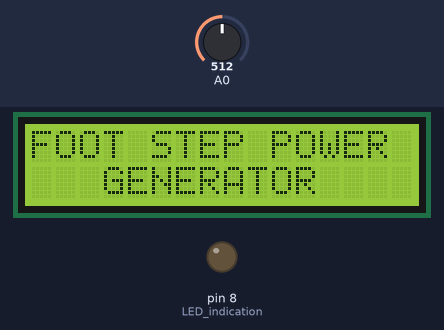
The sketch below on a simulated Arduino Uno, built with avr-gcc and run on an emulated ATmega328P. Shown: 16×2 character LCD, output pins drawn as LEDs (lit = HIGH). The inputs (shaded band) are chosen by the test bench; at power-on: A0 = 512. What the sketch prints to the serial monitor is not drawn.

Above: at 0.2 s.
At 2.5 s:
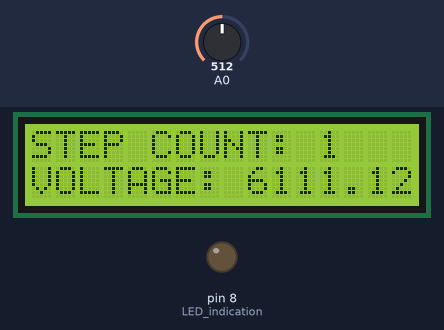
At 3.3 s:
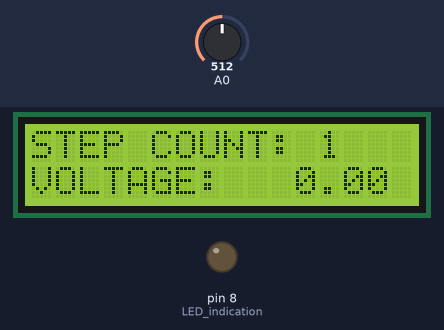
Timing chart, 0 to 4.8 s (numbered marks = the images above):
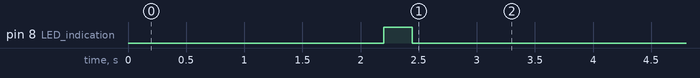

The sketch:

final.ino
```cpp
#include <Wire.h>
#include <LiquidCrystal_I2C.h>

int prev = 0, stepCount = 0;
unsigned long previousMillis = 0;
const long interval = 1000;  // 1-second interval for resetting voltage display
unsigned long currentMillis;
unsigned long lastStepMillis = 0;

float v, vout, vin, totalVoltage = 0;
bool stepProcessed = false;

LiquidCrystal_I2C lcd(0x27, 16, 2);

void clearSerialMonitor() {
  for (int i = 0; i < 50; i++) {
    Serial.println();
  }
  Serial.println("Serial Monitor Cleared");
  Serial.println("----------------------");
}

void setup() {
  Serial.begin(9600);
  clearSerialMonitor();

  pinMode(8, OUTPUT); // LED indication
  lcd.init();
  lcd.backlight();

  lcd.print("FOOT STEP POWER");
  lcd.setCursor(0, 1);
  lcd.print("   GENERATOR");
  delay(2000);
  lcd.clear();
  lcd.setCursor(0, 0);
  lcd.print("STEP COUNT:");
  lcd.setCursor(0, 1);
  lcd.print("VOLTAGE:");
}

void loop() {
  v = analogRead(A0);
  currentMillis = millis();

  if (v != 0 && prev == 0) {
    stepCount += 1;
    digitalWrite(8, HIGH);
    stepProcessed = false;
    lastStepMillis = currentMillis;

    vout = (v * 5.00) / 1024.00;
    vin = (vout / 0.040909) * 100;
    totalVoltage += vin;

    lcd.setCursor(12, 0);
    lcd.print(stepCount);
    lcd.setCursor(9, 1);
    lcd.print(vin, 2);
    lcd.print("mV ");

    Serial.print("Step Count: ");
    Serial.print(stepCount);
    Serial.print(", Raw Analog Value: ");
    Serial.print(v); // Debugging raw analog value
    Serial.print(", Current Voltage: ");
    Serial.print(vin);
    Serial.print(" mV, Total Voltage: ");
    Serial.print(totalVoltage);
    Serial.println(" mV");
  } else {
    if (currentMillis - previousMillis >= 100) {
      previousMillis = currentMillis;
      digitalWrite(8, LOW);
    }
  }

  if (currentMillis - lastStepMillis >= interval && vin != 0) {
    vin = 0;
    lcd.setCursor(9, 1);
    lcd.print("  0.00 mV ");
  }

  prev = v;
  delay(200);
}
```

Measured:
- by itself, pin 8 (LED_indication): LOW → HIGH at 2.2 s, → LOW 0.25 s later
- what the display in image 0 shows lasts 2.0 s, from 0.2 s to 2.2 s
- what the display in image 1 shows lasts 1.1 s, from 2.2 s to 3.3 s
